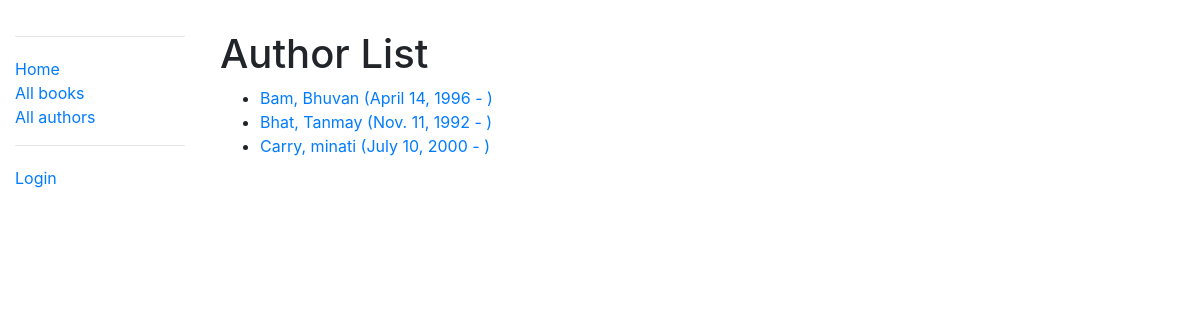
Screenshot of /catalog/authors/ with the database file from the repository.
### catalog/models.py (models this page shows)
class Author(models.Model):
    first_name = models.CharField(max_length=100)
    last_name = models.CharField(max_length=100)
    date_of_birth = models.DateField(null=True, blank=True)
    date_of_death = models.DateField('died', null=True, blank=True)
    class Meta:
        ordering = ['last_name', 'first_name']
    def get_absolute_url(self):
        return reverse('author-detail', args=[str(self.id)])
    def __str__(self):
        return '{0}, {1}'.format(self.last_name, self.first_name)

### catalog/views.py (the view)
# urls.py: path('authors/', views.AuthorListView.as_view(), name='authors'),
class AuthorListView(generic.ListView):
    model = Author
    paginate_by = 10

### catalog/templates/catalog/author_list.html (shortened to what this page needs)
{% extends "base_generic.html" %}
{% block content %}
<div style="margin-left:20px;margin-top:30px">
    <h1>Author List</h1>
    {% if author_list %}
    <ul>
        {% for author in author_list %}
        <li>
            <a href="{{ author.get_absolute_url }}">
                {{ author }} ({{author.date_of_birth}} - {% if author.date_of_death %}{{author.date_of_death}}{% endif %})
            </a>
        </li>
        {% endfor %}
    </ul>
    {% else %}
    <p>There are no authors available.</p>
    {% endif %}
</div>
{% endblock %}

### rows the page displays
Author: last_name+first_name "Bam, Bhuvan", date_of_birth "April 14, 1996"
Author: last_name+first_name "Bhat, Tanmay", date_of_birth "Nov. 11, 1992"
Author: last_name+first_name "Carry, minati", date_of_birth "July 10, 2000"
